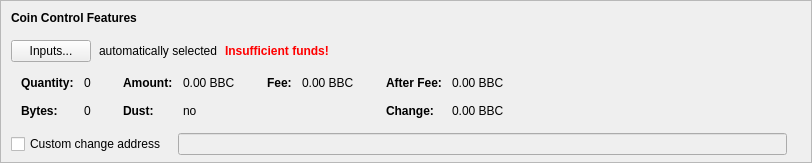
    <widget class="QFrame" name="frameCoinControl">
     <property name="sizePolicy">
      <sizepolicy hsizetype="Expanding" vsizetype="Expanding">
       <horstretch>0</horstretch>
       <verstretch>0</verstretch>
      </sizepolicy>
     </property>
     <property name="maximumSize">
      <size>
       <width>16777215</width>
       <height>16777215</height>
      </size>
     </property>
     <property name="frameShape">
      <enum>QFrame::StyledPanel</enum>
     </property>
     <property name="frameShadow">
      <enum>QFrame::Sunken</enum>
     </property>
     <layout class="QVBoxLayout" name="verticalLayoutCoinControl2">
      <property name="spacing">
       <number>0</number>
      </property>
      <property name="leftMargin">
       <number>0</number>
      </property>
      <property name="topMargin">
       <number>0</number>
      </property>
      <property name="rightMargin">
       <number>0</number>
      </property>
      <property name="bottomMargin">
       <number>6</number>
      </property>
      <item>
       <layout class="QVBoxLayout" name="verticalLayoutCoinControl" stretch="0,0,0,0,1">
        <property name="spacing">
         <number>0</number>
        </property>
        <property name="leftMargin">
         <number>10</number>
        </property>
        <property name="topMargin">
         <number>10</number>
        </property>
        <item>
         <layout class="QHBoxLayout" name="horizontalLayoutCoinControl1">
          <property name="bottomMargin">
           <number>15</number>
          </property>
          <item>
           <widget class="QLabel" name="labelCoinControlFeatures">
            <property name="sizePolicy">
             <sizepolicy hsizetype="Preferred" vsizetype="Maximum">
              <horstretch>0</horstretch>
              <verstretch>0</verstretch>
             </sizepolicy>
            </property>
            <property name="font">
             <font>
              <weight>75</weight>
              <bold>true</bold>
             </font>
            </property>
            <property name="styleSheet">
             <string notr="true">font-weight:bold;</string>
            </property>
            <property name="text">
             <string>Coin Control Features</string>
            </property>
           </widget>
          </item>
         </layout>
        </item>
        <item>
         <layout class="QHBoxLayout" name="horizontalLayoutCoinControl2" stretch="0,0,0,0">
          <property name="spacing">
           <number>8</number>
          </property>
          <property name="bottomMargin">
           <number>10</number>
          </property>
          <item>
           <widget class="QPushButton" name="pushButtonCoinControl">
            <property name="styleSheet">
             <string notr="true"/>
            </property>
            <property name="text">
             <string>Inputs...</string>
            </property>
            <property name="autoDefault">
             <bool>false</bool>
            </property>
           </widget>
          </item>
          <item>
           <widget class="QLabel" name="labelCoinControlAutomaticallySelected">
            <property name="text">
             <string>automatically selected</string>
            </property>
            <property name="margin">
             <number>5</number>
            </property>
           </widget>
          </item>
          <item>
           <widget class="QLabel" name="labelCoinControlInsuffFunds">
            <property name="font">
             <font>
              <weight>75</weight>
              <bold>true</bold>
             </font>
            </property>
            <property name="styleSheet">
             <string notr="true">color:red;font-weight:bold;</string>
            </property>
            <property name="text">
             <string>Insufficient funds!</string>
            </property>
            <property name="margin">
             <number>5</number>
            </property>
           </widget>
          </item>
          <item>
           <spacer name="horizontalSpacerCoinControl">
            <property name="orientation">
             <enum>Qt::Horizontal</enum>
            </property>
            <property name="sizeHint" stdset="0">
             <size>
              <width>40</width>
              <height>1</height>
             </size>
            </property>
           </spacer>
          </item>
         </layout>
        </item>
        <item>
         <widget class="QWidget" name="widgetCoinControl" native="true">
          <property name="sizePolicy">
           <sizepolicy hsizetype="Preferred" vsizetype="Preferred">
            <horstretch>0</horstretch>
            <verstretch>0</verstretch>
           </sizepolicy>
          </property>
          <property name="minimumSize">
           <size>
            <width>0</width>
            <height>0</height>
           </size>
          </property>
          <property name="styleSheet">
           <string notr="true"/>
          </property>
          <layout class="QHBoxLayout" name="horizontalLayoutCoinControl5">
           <property name="leftMargin">
            <number>0</number>
           </property>
           <property name="topMargin">
            <number>0</number>
           </property>
           <property name="rightMargin">
            <number>0</number>
           </property>
           <property name="bottomMargin">
            <number>0</number>
           </property>
           <item>
            <layout class="QHBoxLayout" name="horizontalLayoutCoinControl3" stretch="0,0,0,1">
             <property name="spacing">
              <number>20</number>
             </property>
             <property name="topMargin">
              <number>0</number>
             </property>
             <property name="bottomMargin">
              <number>10</number>
             </property>
             <item>
              <layout class="QFormLayout" name="formLayoutCoinControl1">
               <property name="horizontalSpacing">
                <number>10</number>
               </property>
               <property name="verticalSpacing">
                <number>14</number>
               </property>
               <property name="leftMargin">
                <number>10</number>
               </property>
               <property name="topMargin">
                <number>4</number>
               </property>
               <property name="rightMargin">
                <number>6</number>
               </property>
               <item row="0" column="0">
                <widget class="QLabel" name="labelCoinControlQuantityText">
                 <property name="font">
                  <font>
                   <weight>75</weight>
                   <bold>true</bold>
                  </font>
                 </property>
                 <property name="text">
                  <string>Quantity:</string>
                 </property>
                 <property name="margin">
                  <number>0</number>
                 </property>
                </widget>
               </item>
               <item row="0" column="1">
                <widget class="QLabel" name="labelCoinControlQuantity">
                 <property name="cursor">
                  <cursorShape>IBeamCursor</cursorShape>
                 </property>
                 <property name="contextMenuPolicy">
                  <enum>Qt::ActionsContextMenu</enum>
                 </property>
                 <property name="text">
                  <string notr="true">0</string>
                 </property>
                 <property name="margin">
                  <number>0</number>
                 </property>
                 <property name="textInteractionFlags">
                  <set>Qt::LinksAccessibleByMouse|Qt::TextSelectableByKeyboard|Qt::TextSelectableByMouse</set>
                 </property>
                </widget>
               </item>
               <item row="1" column="0">
                <widget class="QLabel" name="labelCoinControlBytesText">
                 <property name="font">
                  <font>
                   <weight>75</weight>
                   <bold>true</bold>
                  </font>
                 </property>
                 <property name="text">
                  <string>Bytes:</string>
                 </property>
                </widget>
               </item>
               <item row="1" column="1">
                <widget class="QLabel" name="labelCoinControlBytes">
                 <property name="cursor">
                  <cursorShape>IBeamCursor</cursorShape>
                 </property>
                 <property name="contextMenuPolicy">
                  <enum>Qt::ActionsContextMenu</enum>
                 </property>
                 <property name="text">
                  <string notr="true">0</string>
                 </property>
                 <property name="textInteractionFlags">
                  <set>Qt::LinksAccessibleByMouse|Qt::TextSelectableByKeyboard|Qt::TextSelectableByMouse</set>
                 </property>
                </widget>
               </item>
              </layout>
             </item>
             <item>
              <layout class="QFormLayout" name="formLayoutCoinControl2">
               <property name="horizontalSpacing">
                <number>10</number>
               </property>
               <property name="verticalSpacing">
                <number>14</number>
               </property>
               <property name="leftMargin">
                <number>6</number>
               </property>
               <property name="topMargin">
                <number>4</number>
               </property>
               <property name="rightMargin">
                <number>6</number>
               </property>
               <item row="0" column="0">
                <widget class="QLabel" name="labelCoinControlAmountText">
                 <property name="font">
                  <font>
                   <weight>75</weight>
                   <bold>true</bold>
                  </font>
                 </property>
                 <property name="text">
                  <string>Amount:</string>
                 </property>
                 <property name="margin">
                  <number>0</number>
                 </property>
                </widget>
               </item>
               <item row="0" column="1">
                <widget class="QLabel" name="labelCoinControlAmount">
                 <property name="cursor">
                  <cursorShape>IBeamCursor</cursorShape>
                 </property>
                 <property name="contextMenuPolicy">
                  <enum>Qt::ActionsContextMenu</enum>
                 </property>
                 <property name="text">
                  <string notr="true">0.00 BBC</string>
                 </property>
                 <property name="textInteractionFlags">
                  <set>Qt::LinksAccessibleByMouse|Qt::TextSelectableByKeyboard|Qt::TextSelectableByMouse</set>
                 </property>
                </widget>
               </item>
               <item row="1" column="0">
                <widget class="QLabel" name="labelCoinControlLowOutputText">
                 <property name="font">
                  <font>
                   <weight>75</weight>
                   <bold>true</bold>
                  </font>
                 </property>
                 <property name="text">
                  <string>Dust:</string>
                 </property>
                </widget>
               </item>
               <item row="1" column="1">
                <widget class="QLabel" name="labelCoinControlLowOutput">
                 <property name="cursor">
                  <cursorShape>IBeamCursor</cursorShape>
                 </property>
                 <property name="contextMenuPolicy">
                  <enum>Qt::ActionsContextMenu</enum>
                 </property>
                 <property name="text">
                  <string notr="true">no</string>
                 </property>
                 <property name="textInteractionFlags">
                  <set>Qt::LinksAccessibleByMouse|Qt::TextSelectableByKeyboard|Qt::TextSelectableByMouse</set>
                 </property>
                </widget>
               </item>
              </layout>
             </item>
             <item>
              <layout class="QFormLayout" name="formLayoutCoinControl3">
               <property name="horizontalSpacing">
                <number>10</number>
               </property>
               <property name="verticalSpacing">
                <number>14</number>
               </property>
               <property name="leftMargin">
                <number>6</number>
               </property>
               <property name="topMargin">
                <number>4</number>
               </property>
               <property name="rightMargin">
                <number>6</number>
               </property>
               <item row="0" column="0">
                <widget class="QLabel" name="labelCoinControlFeeText">
                 <property name="font">
                  <font>
                   <weight>75</weight>
                   <bold>true</bold>
                  </font>
                 </property>
                 <property name="text">
                  <string>Fee:</string>
                 </property>
                 <property name="margin">
                  <number>0</number>
                 </property>
                </widget>
               </item>
               <item row="0" column="1">
                <widget class="QLabel" name="labelCoinControlFee">
                 <property name="cursor">
                  <cursorShape>IBeamCursor</cursorShape>
                 </property>
                 <property name="contextMenuPolicy">
                  <enum>Qt::ActionsContextMenu</enum>
                 </property>
                 <property name="text">
                  <string notr="true">0.00 BBC</string>
                 </property>
                 <property name="textInteractionFlags">
                  <set>Qt::LinksAccessibleByMouse|Qt::TextSelectableByKeyboard|Qt::TextSelectableByMouse</set>
                 </property>
                </widget>
               </item>
              </layout>
             </item>
             <item>
              <layout class="QFormLayout" name="formLayoutCoinControl4">
               <property name="horizontalSpacing">
                <number>10</number>
               </property>
               <property name="verticalSpacing">
                <number>14</number>
               </property>
               <property name="leftMargin">
                <number>6</number>
               </property>
               <property name="topMargin">
                <number>4</number>
               </property>
               <property name="rightMargin">
                <number>6</number>
               </property>
               <item row="0" column="0">
                <widget class="QLabel" name="labelCoinControlAfterFeeText">
                 <property name="font">
                  <font>
                   <weight>75</weight>
                   <bold>true</bold>
                  </font>
                 </property>
                 <property name="text">
                  <string>After Fee:</string>
                 </property>
                 <property name="margin">
                  <number>0</number>
                 </property>
                </widget>
               </item>
               <item row="0" column="1">
                <widget class="QLabel" name="labelCoinControlAfterFee">
                 <property name="cursor">
                  <cursorShape>IBeamCursor</cursorShape>
                 </property>
                 <property name="contextMenuPolicy">
                  <enum>Qt::ActionsContextMenu</enum>
                 </property>
                 <property name="text">
                  <string notr="true">0.00 BBC</string>
                 </property>
                 <property name="textInteractionFlags">
                  <set>Qt::LinksAccessibleByMouse|Qt::TextSelectableByKeyboard|Qt::TextSelectableByMouse</set>
                 </property>
                </widget>
               </item>
               <item row="1" column="0">
                <widget class="QLabel" name="labelCoinControlChangeText">
                 <property name="font">
                  <font>
                   <weight>75</weight>
                   <bold>true</bold>
                  </font>
                 </property>
                 <property name="text">
                  <string>Change:</string>
                 </property>
                </widget>
               </item>
               <item row="1" column="1">
                <widget class="QLabel" name="labelCoinControlChange">
                 <property name="cursor">
                  <cursorShape>IBeamCursor</cursorShape>
                 </property>
                 <property name="contextMenuPolicy">
                  <enum>Qt::ActionsContextMenu</enum>
                 </property>
                 <property name="text">
                  <string notr="true">0.00 BBC</string>
                 </property>
                 <property name="textInteractionFlags">
                  <set>Qt::LinksAccessibleByMouse|Qt::TextSelectableByKeyboard|Qt::TextSelectableByMouse</set>
                 </property>
                </widget>
               </item>
              </layout>
             </item>
            </layout>
           </item>
          </layout>
         </widget>
        </item>
        <item>
         <layout class="QHBoxLayout" name="horizontalLayoutCoinControl4" stretch="0,0,0">
          <property name="spacing">
           <number>12</number>
          </property>
          <property name="sizeConstraint">
           <enum>QLayout::SetDefaultConstraint</enum>
          </property>
          <property name="topMargin">
           <number>5</number>
          </property>
          <property name="rightMargin">
           <number>5</number>
          </property>
          <item>
           <widget class="QCheckBox" name="checkBoxCoinControlChange">
            <property name="toolTip">
             <string>If this is activated, but the change address is empty or invalid, change will be sent to a newly generated address.</string>
            </property>
            <property name="text">
             <string>Custom change address</string>
            </property>
           </widget>
          </item>
          <item>
           <widget class="QValidatedLineEdit" name="lineEditCoinControlChange">
            <property name="enabled">
             <bool>false</bool>
            </property>
            <property name="sizePolicy">
             <sizepolicy hsizetype="Expanding" vsizetype="Fixed">
              <horstretch>0</horstretch>
              <verstretch>0</verstretch>
             </sizepolicy>
            </property>
           </widget>
          </item>
          <item>
           <widget class="QLabel" name="labelCoinControlChangeLabel">
            <property name="sizePolicy">
             <sizepolicy hsizetype="Preferred" vsizetype="Expanding">
              <horstretch>0</horstretch>
              <verstretch>0</verstretch>
             </sizepolicy>
            </property>
            <property name="minimumSize">
             <size>
              <width>0</width>
              <height>0</height>
             </size>
            </property>
            <property name="text">
             <string/>
            </property>
            <property name="margin">
             <number>3</number>
            </property>
           </widget>
          </item>
         </layout>
        </item>
        <item>
         <spacer name="verticalSpacerCoinControl">
          <property name="orientation">
           <enum>Qt::Vertical</enum>
          </property>
          <property name="sizeHint" stdset="0">
           <size>
            <width>800</width>
            <height>1</height>
           </size>
          </property>
         </spacer>
        </item>
       </layout>
      </item>
     </layout>
    </widget>
